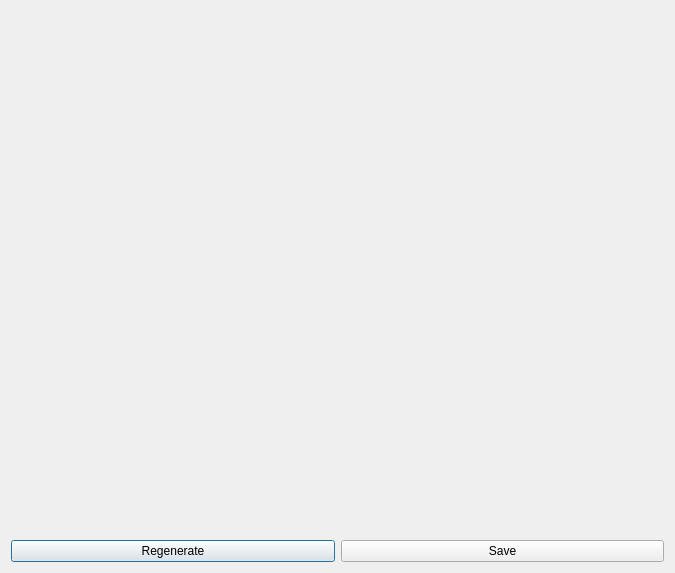
<?xml version="1.0" encoding="UTF-8"?>
<ui version="4.0">
 <class>Dialog</class>
 <widget class="QDialog" name="Dialog">
  <property name="geometry">
   <rect>
    <x>0</x>
    <y>0</y>
    <width>675</width>
    <height>573</height>
   </rect>
  </property>
  <property name="sizePolicy">
   <sizepolicy hsizetype="Preferred" vsizetype="Preferred">
    <horstretch>0</horstretch>
    <verstretch>0</verstretch>
   </sizepolicy>
  </property>
  <property name="windowTitle">
   <string>Dialog</string>
  </property>
  <property name="autoFillBackground">
   <bool>true</bool>
  </property>
  <layout class="QVBoxLayout" name="verticalLayout_2">
   <item>
    <layout class="QVBoxLayout" name="verticalLayout">
     <item>
      <widget class="QLabel" name="draw_label">
       <property name="text">
        <string/>
       </property>
      </widget>
     </item>
     <item>
      <layout class="QHBoxLayout" name="horizontalLayout">
       <item>
        <widget class="QPushButton" name="regen_button">
         <property name="text">
          <string>Regenerate</string>
         </property>
        </widget>
       </item>
       <item>
        <widget class="QPushButton" name="save_button">
         <property name="text">
          <string>Save</string>
         </property>
        </widget>
       </item>
      </layout>
     </item>
    </layout>
   </item>
  </layout>
 </widget>
 <resources/>
 <connections/>
</ui>
